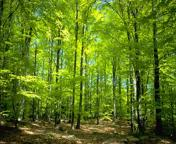
%> input picture images_P4/imatges_informe/forest_9.jpg, 176 x 144 px
$ octave --eval "result = getFeatures(imread('imatges_informe/forest_9.jpg'));"   (GNU Octave 9; MATLAB toolbox functions it lacks are replaced by stand-ins)
%> lines starting %> are read from the running program, lines starting %| are printed output that depends on the picture
### images_P4/makeLMfilters.m
function F=makeLMfilters
% Returns the LML filter bank of size 49x49x48 in F. To convolve an
% image I with the filter bank you can either use the matlab function
% conv2, i.e. responses(:,:,i)=conv2(I,F(:,:,i),'valid'), or use the
% Fourier transform.

  SUP=49;                 % Support of the largest filter (must be odd)
  SCALEX=sqrt(2).^[1:3];  % Sigma_{x} for the oriented filters
  NORIENT=6;              % Number of orientations

  NROTINV=12;
  NBAR=length(SCALEX)*NORIENT;
  NEDGE=length(SCALEX)*NORIENT;
  NF=NBAR+NEDGE+NROTINV;
  F=zeros(SUP,SUP,NF);
  hsup=(SUP-1)/2;
  [x,y]=meshgrid([-hsup:hsup],[hsup:-1:-hsup]);
  orgpts=[x(:) y(:)]';

  count=1;
  for scale=1:length(SCALEX),
    for orient=0:NORIENT-1,
      angle=pi*orient/NORIENT;  % Not 2pi as filters have symmetry
      c=cos(angle);s=sin(angle);
      rotpts=[c -s;s c]*orgpts;
      F(:,:,count)=makefilter(SCALEX(scale),0,1,rotpts,SUP);
      F(:,:,count+NEDGE)=makefilter(SCALEX(scale),0,2,rotpts,SUP);
      count=count+1;
    end;
  end;

  count=NBAR+NEDGE+1;
  SCALES=sqrt(2).^[1:4];
  for i=1:length(SCALES),
    F(:,:,count)=normalise(fspecial('gaussian',SUP,SCALES(i)));
    F(:,:,count+1)=normalise(fspecial('log',SUP,SCALES(i)));
    F(:,:,count+2)=normalise(fspecial('log',SUP,3*SCALES(i)));
    count=count+3;
  end;
return

% [19 lines left out: functions makefilter, gauss1d, not called in this run]

function f=normalise(f), f=f-mean(f(:)); f=f/sum(abs(f(:))); return

### images_P4/getFeatures.m
function [ featuresVector ] = getFeatures( image )
%GETFEATURES Summary of this function goes here
%   Detailed explanation goes here
    F = makeLMfilters();
    greyImage = rgb2gray(image);
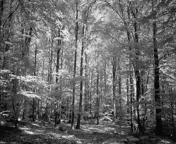
%> greyImage: size 144x176 uint8; min 1, max 245, mean 101.6
    featuresVector = zeros(1, size(F, 3));
    for i = 1:size(F, 3)
        featuresVector(i) = calculateFeature(F(:,:,i), greyImage);
    end
%> this loop made 48 passes
%> meanConvolution in calculateFeature on passes 1 to 12: 0.324, 0.3, 0.212, 0.078, -0.0986, -0.24, 0.45, 0.413, 0.291, 0.0978, -0.145, -0.334
%> pass 1, in calculateFeature, `convoluted = conv2(double(image), convolution, 'same');`:
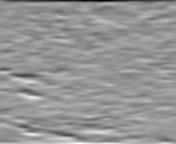
%> convoluted: size 144x176 double; min -80.2, max 57.13, mean 0.3; drawn with min black and max white
%> pass 2, in calculateFeature (call 2), `convoluted = conv2(double(image), convolution, 'same');`:
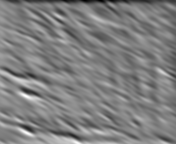
%> convoluted: size 144x176 double; min -44.17, max 44.81, mean 0.3; drawn with min black and max white
%> pass 3, in calculateFeature (call 3), `convoluted = conv2(double(image), convolution, 'same');`:
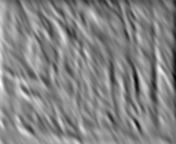
%> convoluted: size 144x176 double; min -36.03, max 33.64, mean 0.2; drawn with min black and max white
%> after the loop, featuresVector = 48 values, max 5.73 at index 37, min -5.25 at index 48, mean -0.139
%> `result = getFeatures(imread('imatges_informe/forest_9.jpg'));`: result has the same summary as featuresVector in getFeatures

end

function [meanConvolution] = calculateFeature(convolution, image)
    convoluted = conv2(double(image), convolution, 'same');
    meanConvolution = mean(convoluted(:));
end
